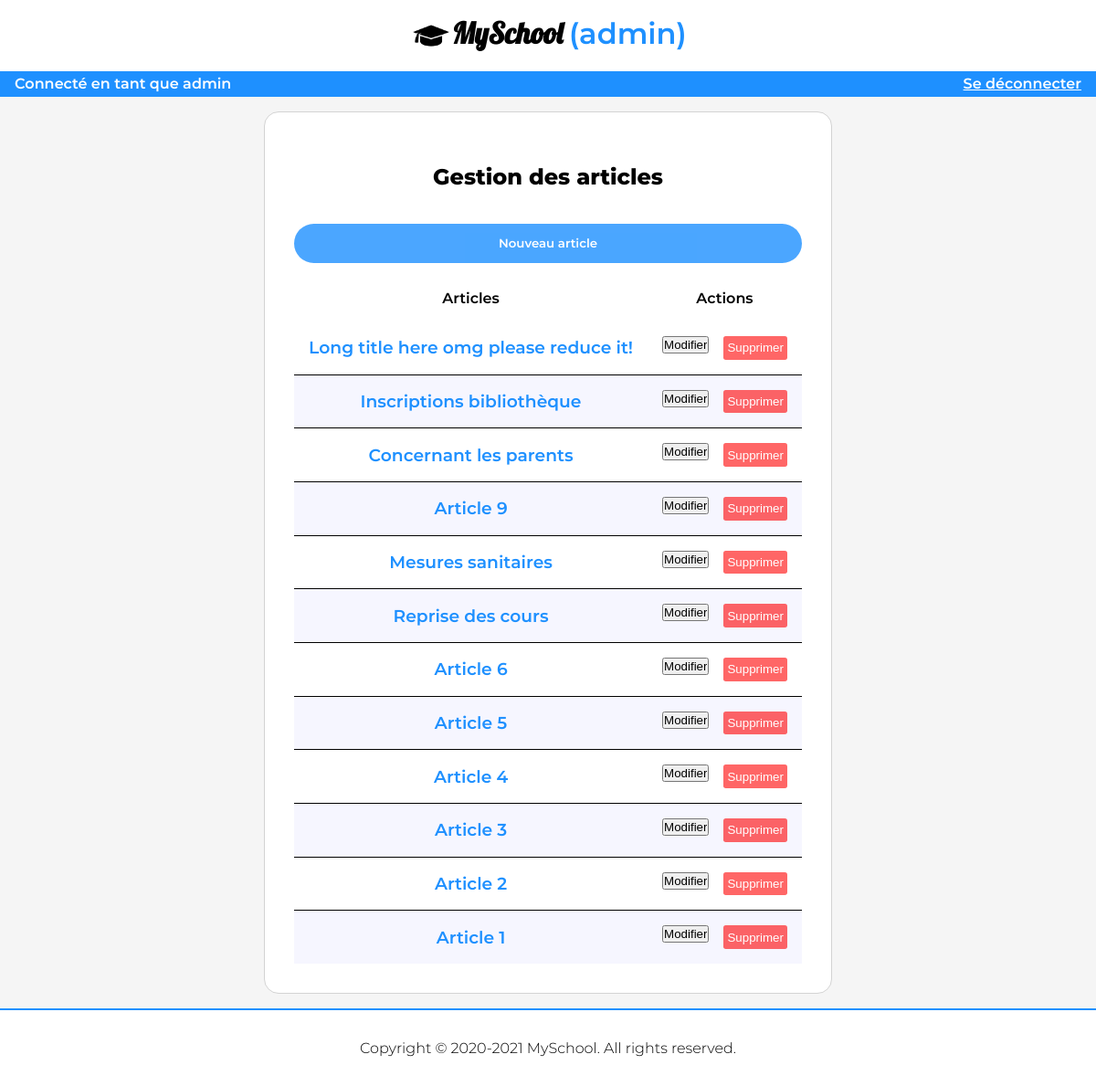
Before: /admin_articles (signed in) with the older database file.
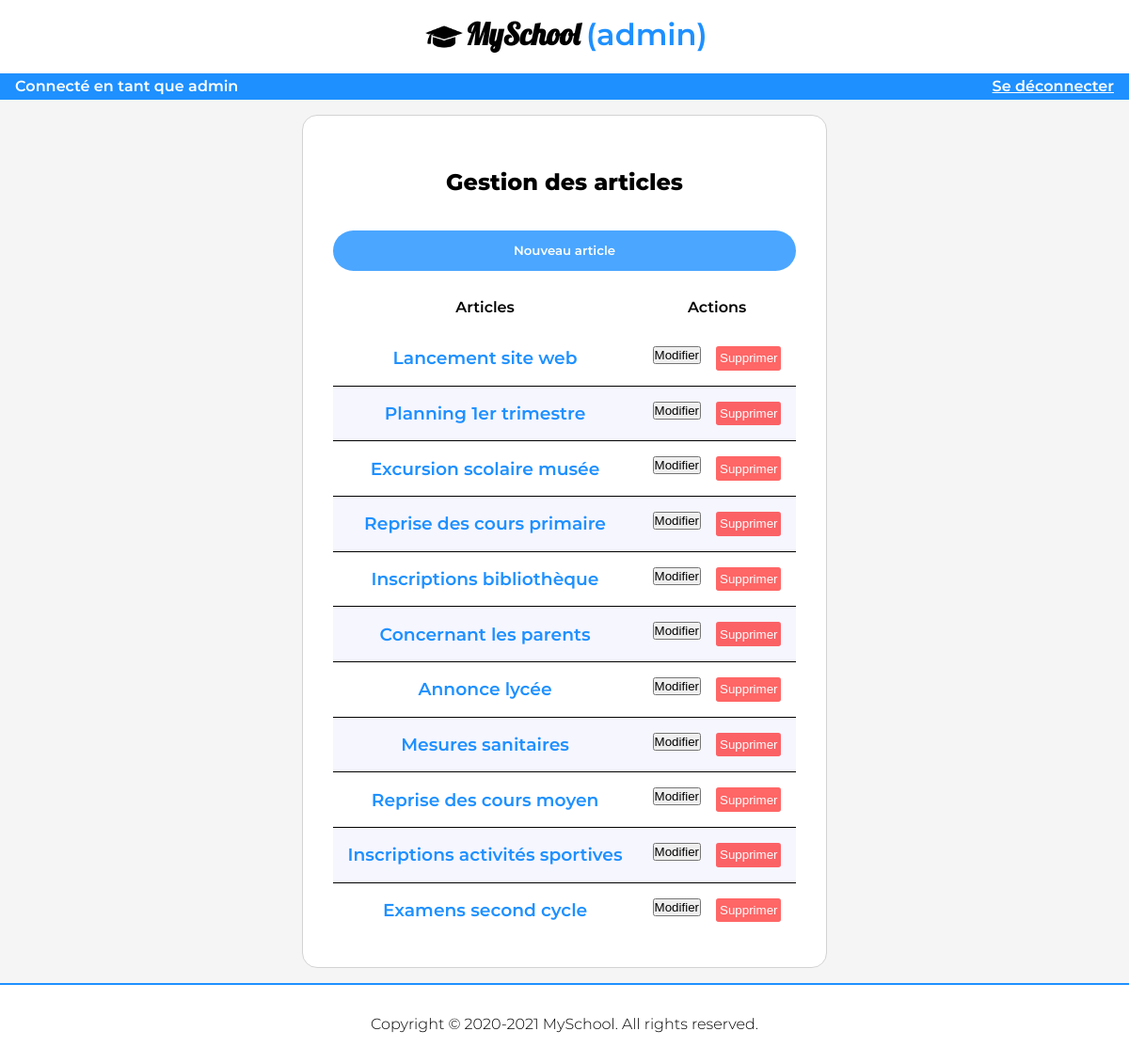
After: the same page with the newer database file.
### tables this page shows
CREATE TABLE `Article` (
  `id` int(16) NOT NULL,
  `title` varchar(100) NOT NULL,
  `image` varchar(100) NOT NULL DEFAULT 'default.png',
  `description` text NOT NULL,
  `tags` varchar(100) NOT NULL DEFAULT '#1#',
  `created` datetime NOT NULL DEFAULT current_timestamp()
);

### controllers/AdminController.php (called while the page is built, shortened)
<?php
abstract class AdminController {
    public function render(string $file, array $data = []){
        extract($data);
        require_once(ROOT.'views/'.strtolower(get_class($this)).'/'.$file.'.php');
        $content = ob_get_clean();
        require_once(ROOT.'views/layouts/admin.php');
    }
}

### controllers/Admin_articles.php (called while the page is built, shortened)
<?php
class Admin_articles extends AdminController{
    public function index(){
        $articles = $this->ArticleModel->getAll("id DESC");
        $this->render('index', compact('articles'));
    }
}

### models/ArticleModel.php (called while the page is built, shortened)
<?php
class ArticleModel extends Model{
    public function __construct(){
        $this->table = $this->articleTable;
    }
}

### models/Model.php (called while the page is built, shortened)
<?php
abstract class Model {
    private $host = 'localhost';
    private $db_name = "tdw";
    private $username = "root";
    private $password = "";
    protected $_connexion;
    public $table;
    public function getConnection(){
        $this->_connexion = null;
        try{
            $dsn = "mysql:dbname=".$this->db_name."; host=".$this->host.";";
            $this->_connexion = new PDO($dsn, $this->username, $this->password);
            $this->_connexion->exec('set names utf8');
        }catch(PDOException $e){
            echo 'Erreur de connexion : '.$e->getMessage();
        }
    }
    public function requestAll(string $sql){
        $query = $this->_connexion->prepare($sql);
        try{
            $query->execute();
        }catch(PDOException $e){
            echo $e->getMessage();
        }
        return $query->fetchAll();
    }
    public function getAll(string $order = "", string $search = ""){
        $sql = "SELECT * FROM ".$this->table;
        if($order != ""){
            $sql = $sql." ORDER BY ".$order;
        }
        return $this->requestAll($sql);
    }
}

### views/admin_articles/index.php (the view, shortened to what this page needs)
<section>
    <h1>Gestion des articles</h1>
    <form method="post" action="admin_articles/new">
        <input type="submit" value="Nouveau article" class="new">
    </form>
    <table class="admin_table">
        <thead>
            <th>Articles</th>
            <th>Actions</th>
        </thead>
        <tbody>
            <?php foreach($articles as $article): ?>
                <tr>
                    <td>
                    <h3><a target="_blank" href="articles/read/<?= $article['id'] ?>"><?= $article['title'] ?></a></h3>
                    </td>
                    <td>
                        <div class="actions">
                            <form method="post" action="admin_articles/edit/<?= $article['id'] ?>">
                                <input type="submit" value="Modifier" class="edit">
                            </form>
                            <form method="post" action="admin_articles/delete">
                                <input type="submit" value="Supprimer" class="delete">
                            </form>
                        </div>
                    </td>
                </tr>
            <?php endforeach; ?>
        </tbody>
    </table>
</section>

### index.php (shortened to what this page needs)
<?php
    require_once(ROOT.'models/Model.php');
    require_once(ROOT.'controllers/AdminController.php');
    $params = explode('/', $_GET['p']);
    if($params[0] != ""){
        $action = isset($params[1]) ? $params[1] : 'index';
        $controller = new $controller();
        if(method_exists($controller, $action)){
            unset($params[0]);
            unset($params[1]);
            call_user_func_array([$controller, $action], $params);
        }else{
            http_response_code(404);
            echo '404 Erreur : Cette page n\'existe pas';
        }
    }else{
        require_once(ROOT.'controllers/Articles.php');
        $home = new Articles();
        $home->index();
    }
?>

### views/layouts/admin.php (shortened to what this page needs)
<!DOCTYPE html>
<html lang="en">
<head>
    <link rel="stylesheet" href="/tdw/res/fonts/fonts.css">
    <link rel="stylesheet" href="/tdw/res/css/admin.css">
    <link rel="stylesheet" href="/tdw/res/css/form.css">
    <link rel="stylesheet" href="/tdw/res/css/filter.css">
    <link rel="stylesheet" href="/tdw/res/css/login.css">
    <link rel="stylesheet" href="/tdw/res/css/account.css">
    <link rel="stylesheet" href="/tdw/res/css/schedule.css">
    <link rel="stylesheet" href="/tdw/res/css/responsive.css">
</head>
<body>
    <header>
        <div class="logo">
            <img src="<?= PRE ?>/res/images/logo.png" alt="">
            <h1>MySchool <a href="<?= PRE ?>/admin">(admin)</a></h1>
        </div>
    </header>
    <?php if(isset($_SESSION['person_type']) and $_SESSION['person_type'] == 'admin'): ?>
        <div class="login_info">
            <p>Connecté en tant que <?= $_SESSION['person']['first_name'] ?></p>
            <a href="<?= PRE ?>/admin/disconnect">Se déconnecter</a>
        </div>
    <?php endif; ?>
    <main>
        <?= $content ?>
    </main>
    <footer>
        <p>Copyright ©  2020-2021 MySchool. All rights reserved.</p>
    </footer>
</body>
</html>

### res/css/admin.css (style rules this page uses)
* { padding: 0; margin: 0; }
body { font-size: 100%; background-color: whitesmoke; }
section { background-color: white; margin: 1em auto; width: max-content; padding: 2em; border-radius: 1em; border: lightgray solid 1px; }
h1 { font-family: 'Montserrat-ExtraBold'; text-align: center; padding: 1em; }
a { text-decoration: none; color: dodgerblue; font-family: 'Montserrat-SemiBold'; }
header { background-color: white; padding: 1em; }
.logo { display: flexbox; display: -moz-flexbox; display: -ms-flexbox; display: -webkit-flex; margin: auto; justify-content: center; }
.logo img { width: 40px; height: 40px; padding: 0.2em; margin: auto 0; }
.logo h1 { font-family: 'Lobster', 'Lucida Sans', sans-serif; padding: 0; text-align: center; }
footer { background-color: white; padding: 2em 1em 2em 1em; border-top: dodgerblue solid 2px; }
footer p { font-family: 'Montserrat-Light', Arial, Helvetica, sans-serif; }
footer * { text-align: center; }

### res/css/form.css (style rules this page uses)
.admin_table { padding: 1em; border-collapse: collapse; margin: auto; }
.admin_table th { padding: 1em; font-family: 'Montserrat-SemiBold'; }
.admin_table tr { border-bottom: black solid 1px; }
.admin_table tr:nth-child(2n) { background-color: #0000ff09; }
.admin_table tr:last-child { border-bottom: none; }
.admin_table td { padding: 1em; text-align: center; }
.admin_table .actions { display: flexbox; display: -moz-flexbox; display: -ms-flexbox; display: -webkit-flex; gap: 1em; }
.admin_table .actions .delete { padding: 0.4em 0.3em 0.4em 0.3em; margin: auto 0; background-color: #ff000099; color: white; border: none; border-radius: 0.2em; cursor: pointer; }
.new { width: 100%; background-color: dodgerblue; padding: 1em; margin: 1em auto; border-radius: 4em; color: white; border: none; font-family: 'Montserrat-SemiBold'; cursor: pointer; opacity: 0.8; transition: 0.3s; }

### res/css/login.css (style rules this page uses)
.login_info { background-color: dodgerblue; color: white; padding: 0.2em 1em 0.2em 1em; font-family: 'Montserrat-SemiBold'; border-bottom: dodgerblue solid 2px; display: flexbox; display: -moz-flexbox; display: -ms-flexbox; display: -webkit-flex; justify-content: space-between; }
.login_info p { margin: auto 0; }
.login_info a { color: white; text-decoration: underline; margin: auto 0; }

Changed rows visible on the page:
removed article: title "Article 9"
removed article: title "Article 4"
removed article: title "Article 3"
removed article: title "Article 2"
removed article: title "Article 1"
added article: title "Lancement site web"
added article: title "Planning 1er trimestre"
added article: title "Excursion scolaire musée"
changed article: title "Long title here omg please reduce it!" → "Reprise des cours primaire"
added article: title "Annonce lycée"
changed article: title "Reprise des cours" → "Reprise des cours moyen"
changed article: title "Article 6" → "Inscriptions activités sportives"
changed article: title "Article 5" → "Examens second cycle"
